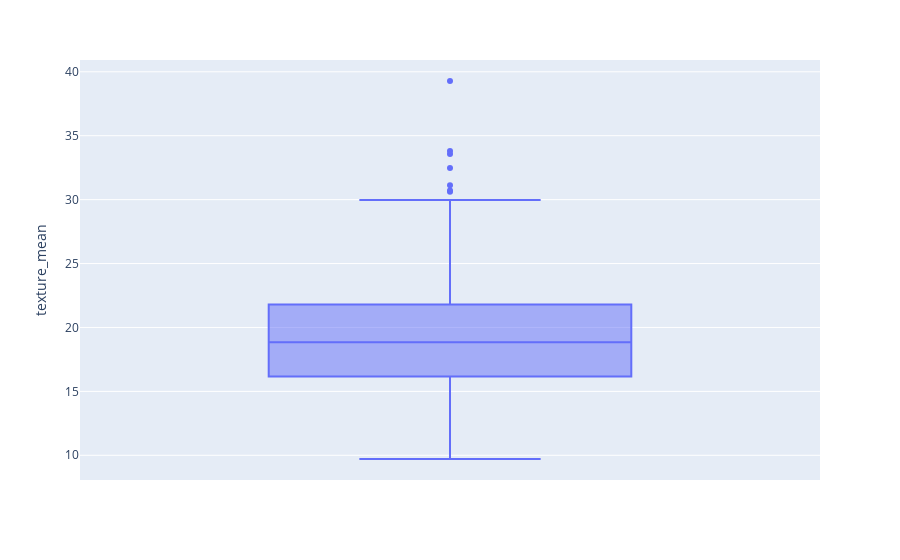

Notebook source saved alongside this figure:
### Code cell
#outliers
px.box(dados_cancer, y = 'texture_mean')

### Figure 1 — Plotly figure (JSON) as saved in the notebook; plotly's stock layout.template omitted (floating-point values rounded to 4 significant figures; data arrays with more than 128 entries replaced by an {"elided": "..."} marker saying what was removed)
{"data": [{"alignmentgroup": "True", "hovertemplate": "texture_mean=%{y}<extra></extra>", "legendgroup": "", "marker": {"color": "#636efa"}, "name": "", "notched": false, "offsetgroup": "", "orientation": "v", "showlegend": false, "type": "box", "x0": " ", "xaxis": "x", "y": {"elided": "569 float values"}, "y0": " ", "yaxis": "y"}], "layout": {"boxmode": "group", "legend": {"tracegroupgap": 0}, "margin": {"t": 60}, "xaxis": {"anchor": "y", "domain": [0, 1]}, "yaxis": {"anchor": "x", "domain": [0, 1], "title": {"text": "texture_mean"}}}}
